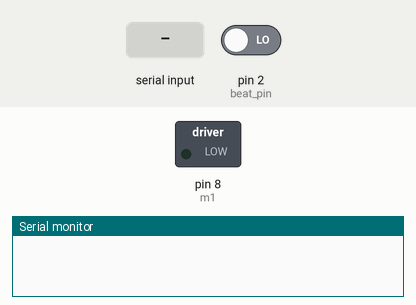
The sketch below on a simulated Arduino Uno, built with avr-gcc and run on an emulated ATmega328P. On the bench: switched loads named in the sketch (green lamp = pin HIGH), the last lines printed to the serial monitor. The test bench sets the inputs (shaded band); at power-on: pin 2 (beat_pin) LOW.

Above: at 0.3 s.
1.3 s: "f" received over Serial
At 50.3 s:
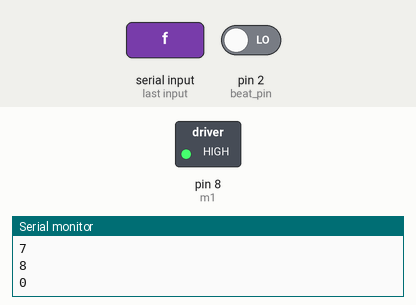
Timing chart, 0 to 51.5 s (numbered marks = the images above; inputs shaded):
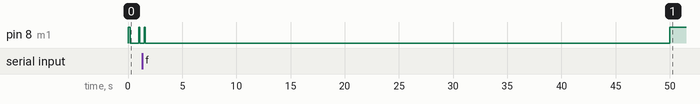

The sketch:

drum_test_v3.ino
```cpp
/**
 * Takes input from circuit to determine speed of metronome and beats along to it
 */

char state = 'o'; //determines whether to look for beat or not

const int beat_pin = 2; //looks for pulse to find period fo beat

int pin_val = 0; //reading from beat_pin

int t1, t2 = 0; //time variable to avoid use of delays

int striketime = 200; // the length of time the motor will be on
int resttime = 800; // the length of rest between strikes
long period = 1000; //length of period, found from beat detection

int st_quarter, rt_quarter = 0; //strike time and rest time quarter note length from period
const int m1 = 8; //motor pin
int rhythm = 0; //original rhythm to play with no user input

//function to make a hit
void beat(int pin, int st, int rt){
  //t1 and t2 used to avoid use of delay
  t2 = millis();
  while(t2-t1 <= st){ //turns motor on for length of st
    digitalWrite(m1, HIGH); //turns motor on
    t2 = millis();
  }
  t1 = t2;

  t2 = millis();
  while(t2-t1 <= rt){ //turns motor off for length of rt
    digitalWrite(m1, LOW); // turns motor off
    t2 = millis();
  }
  t1 = t2;
}

//function to find period from beat detection
void findPeriod(){
  Serial.println("In findPeriod");
  long avgPeriod = 0;
  for(int i = 1; i<=8; i++){
    Serial.println(i);
    pin_val = digitalRead(beat_pin); //beat detection reading

    long dur_on = pulseIn(beat_pin, HIGH, 3000000); //duration beat sounds
    dur_on = abs(dur_on);

    long dur_off = pulseIn(beat_pin, LOW, 3000000); //duration between beats
    dur_off = abs(dur_off);

    period = period + dur_on + dur_off; //total period (all together) to allow for averaging
    avgPeriod = period/i; //averags to find period
  }

  period = avgPeriod/1000; //finds period
  Serial.println(period);
}

void setup() {
  pinMode(m1, OUTPUT); // set the output pins
  Serial.begin(9600);
  //findPeriod();
}

void loop() {
  if(Serial.available() > 0) { //checks for input from Serial
    state = Serial.read(); //0 or 1
    Serial.write(state);
    if(state == 'f'){ //finds beat if type 'f'
      findPeriod();
    }
  }


  st_quarter = .2*period;
  rt_quarter = .8*period;

  //Serial.println(st_quarter);
  //Serial.println(rt_quarter);

  beat(m1, st_quarter, rt_quarter);
  beat(m1, st_quarter/2, rt_quarter/2);
  beat(m1, st_quarter/2, rt_quarter/2);

}
```
